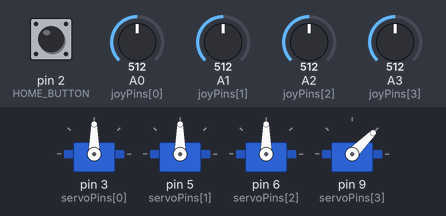
Bench run of a sketch on a simulated Arduino Uno, built with avr-gcc and run on an emulated ATmega328P. Shown: 4 × servo. The inputs (shaded band) are chosen by the test bench; at power-on: A0 (joyPins[0]) = 512, A1 (joyPins[1]) = 512, pin 2 (HOME_BUTTON) HIGH, A2 (joyPins[2]) = 512, A3 (joyPins[3]) = 512.

Above: at 1.2 s.
1.3 s: A0 (joyPins[0]) set to 579
2.8 s: A0 (joyPins[0]) set to 593
At 3.58 s:
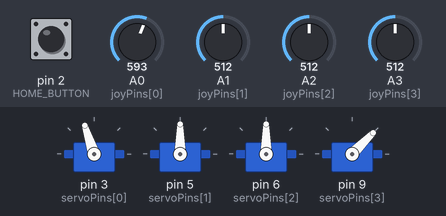
At 4.41 s:
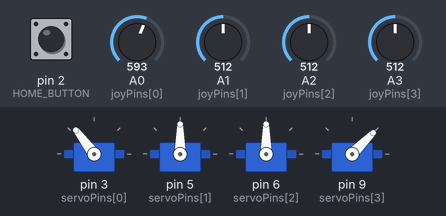
5.8 s: A1 (joyPins[1]) set to 585
8.8 s: A1 (joyPins[1]) set to 593
At 9.2 s:
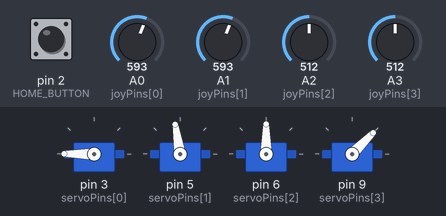
11.8 s: pin 2 (HOME_BUTTON) pulled LOW for 0.15 s
14.8 s: A2 (joyPins[2]) set to 583
17.8 s: A2 (joyPins[2]) set to 593
At 21.6 s:
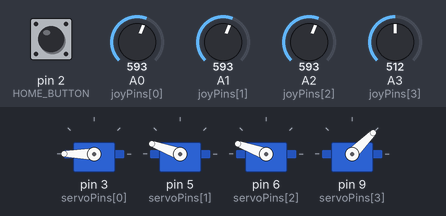
Timing chart, 0 to 21.8 s (numbered marks = the images above; inputs shaded):
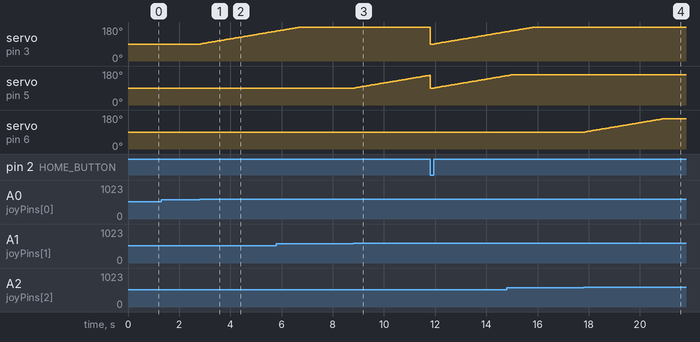

The sketch:

02_Joystick_Arm.ino
```cpp
/*
  ============================================================
  PROJECT : Joystick Controlled Robotic Arm (2 joysticks, 4 servos)
  LEVEL   : Beginner
  BOARD   : Arduino UNO / Nano
  ============================================================
  ABOUT
    Drive a 4-joint arm like a video game. Pushing a stick moves
    the joint, releasing it HOLDS the position (unlike pots).
    Push further = move faster. Press joystick 1 to go home.

  PARTS
    - Arduino UNO
    - 2x KY-023 joystick
    - 4x servo (SG90 / MG90S), robotic arm kit
    - External 5-6 V 2 A power supply for servos

  WIRING
    Joystick 1 VRx -> A0   (Base: left/right)
    Joystick 1 VRy -> A1   (Shoulder: up/down)
    Joystick 1 SW  -> D2   (Home button)
    Joystick 2 VRx -> A2   (Elbow)
    Joystick 2 VRy -> A3   (Gripper open/close)
    Joysticks +5V / GND -> 5V / GND
    Base servo     -> D3
    Shoulder servo -> D5
    Elbow servo    -> D6
    Gripper servo  -> D9
    Servo red / brown -> external 5-6 V + / -   (connect - to Arduino GND too)

  LIBRARIES
    - Servo (built in)

  HOW IT WORKS
    1. Each loop reads a stick: outside the dead zone, the angle changes
       by up to MAX_STEP degrees, depending on how far the stick is pushed.
    2. Angles are kept inside safe limits for each joint.

  TIPS
    - Joint moves the wrong way? Make its entry in `direction[]` -1.
    - Change minAngle/maxAngle so the arm never hits itself.
  ============================================================
*/

#include <Servo.h>

const int joyPins[4]   = {A0, A1, A2, A3};
const int servoPins[4] = {3, 5, 6, 9};
const int minAngle[4]  = {0,   20,  20,  10};
const int maxAngle[4]  = {180, 160, 160, 90};
const int homeAngle[4] = {90,  90,  90,  45};
const int direction[4] = {1,   1,   1,   1};   // set -1 to reverse a joint

#define HOME_BUTTON 2
#define DEAD_ZONE   80
#define MAX_STEP    3.0   // degrees per loop at full stick

Servo joints[4];
float angle[4];

void setup() {
  pinMode(HOME_BUTTON, INPUT_PULLUP);
  for (int i = 0; i < 4; i++) {
    angle[i] = homeAngle[i];
    joints[i].attach(servoPins[i]);
    joints[i].write(homeAngle[i]);
  }
}

void loop() {
  if (digitalRead(HOME_BUTTON) == LOW) {
    for (int i = 0; i < 4; i++) angle[i] = homeAngle[i];
  }

  for (int i = 0; i < 4; i++) {
    int offset = analogRead(joyPins[i]) - 512;
    if (abs(offset) > DEAD_ZONE) {
      angle[i] += direction[i] * MAX_STEP * offset / 512.0;
      angle[i] = constrain(angle[i], minAngle[i], maxAngle[i]);
    }
    joints[i].write((int)angle[i]);
  }
  delay(20);
}
```

Measured:
- the behaviour switches between 592 and 593 on A0 (joyPins[0]) (found by bisection; images 0 and 1)
- the behaviour switches between 592 and 593 on A1 (joyPins[1]) (found by bisection; images 2 and 3)
- the behaviour switches between 592 and 593 on A2 (joyPins[2]) (found by bisection; images 3 and 4)
- after the input at 1.3 s, every drawn part: stays the same
- after the input at 2.8 s, servo on pin 3 (servoPins[0]): moves from 90° to 158° over 2.9 s, starting at once
- after the input at 8.8 s, servo on pin 5 (servoPins[1]): moves from 90° to 157° over 2.9 s, starting after 0.06 s
- after the input at 17.8 s, servo on pin 6 (servoPins[2]): moves from 90° to 160° over 3.0 s, starting after 0.06 s
